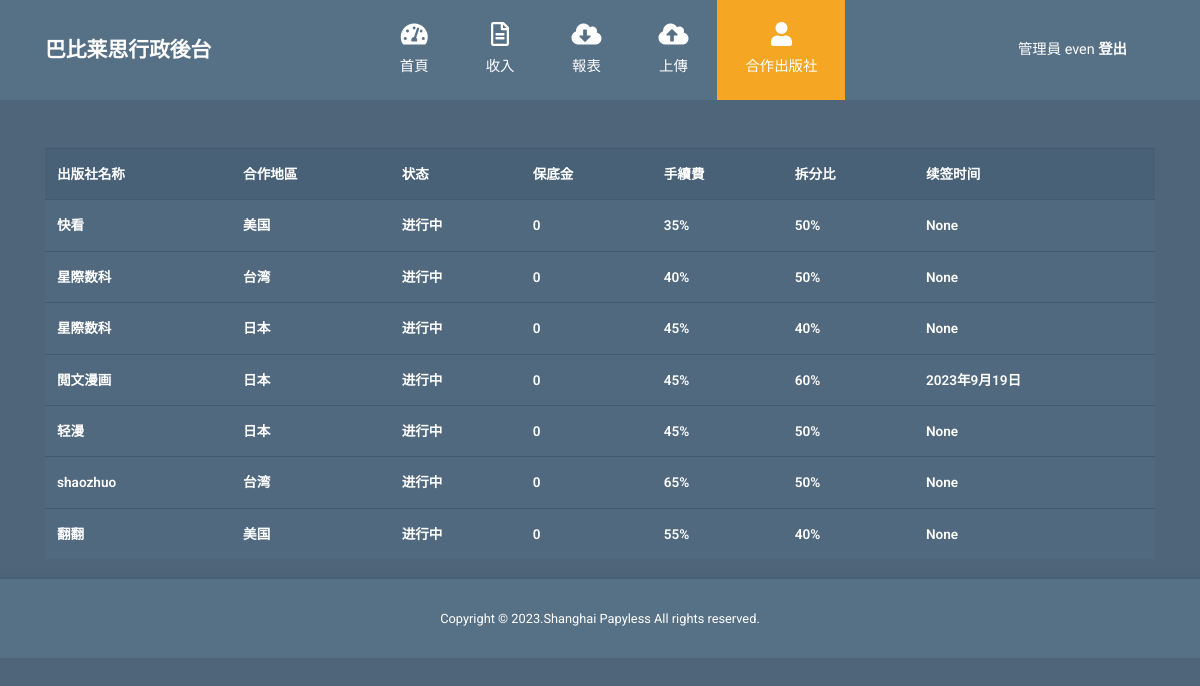
/publisher/ (signed in), run on the app's committed database.
### work/models.py (models this page shows)
class Publisher(models.Model): #资料库首字母一定要大写
    name = models.CharField(max_length=255,verbose_name='出版社名稱')
    AREA_CHOICES = [
        ('中国', '中国'),
        ('台湾', '台湾'),
        ('日本', '日本'),
        ('美国', '美国'),
    ]
    area = models.CharField(
        max_length=10,
        choices=AREA_CHOICES,
        verbose_name='合作地區'
    )
    STATUS_CHOICES = [
        ('进行中', '进行中'),
        ('到期', '到期'),
    ]
    status = models.CharField(
        max_length=10,
        choices=STATUS_CHOICES,
        verbose_name='狀態'
    )
    shelf_name = models.CharField(max_length=55,null=True, blank=True,verbose_name='上架出版社名稱')
    advance_payment = models.IntegerField(default=0,verbose_name='保底金')
    fees_percentage = models.DecimalField(max_digits=5, decimal_places=3,null=True, blank=True,verbose_name='手續費百分比 (%)')
    ratio_percentage = models.DecimalField(max_digits=5, decimal_places=3,null=True, blank=True,verbose_name='拆分比 (%)')
    cycle_months = models.IntegerField(default=0,verbose_name='付款週期(月)')
    EXCHANGE_RATE_METHOD_CHOICES = [
        ('无', '无'),
        ('中间价', '中间价'),
        ('汇款买入价', '汇款买入价'),
        ('汇款卖出价', '汇款卖出价'),
    ]
    exchange_rate_method = models.CharField(
        max_length=10,
        choices=EXCHANGE_RATE_METHOD_CHOICES,
        verbose_name='匯率方式'
    )
    renewal_time = models.DateField(null=True, blank=True,verbose_name='續簽時間')
    start_time = models.DateField(null=True, blank=True,verbose_name='合作開始時間')
    end_time = models.DateField(null=True, blank=True,verbose_name='合作結束時間')
    mark = models.CharField(max_length=255,null=True, blank=True,verbose_name='註記')

### work/views.py (the view)
# urls.py: path('publisher/' ,views.publisher, name='publisher'),
@login_required(login_url='login')
def publisher(request):
    publishers = Publisher.objects.all()
    return render(request, 'publisher.html', {'publishers': publishers})

### work/templates/publisher.html (shortened to what this page needs)
<!DOCTYPE html>
<html lang="en">
  <head>
    <link rel="stylesheet" href="../static/css/fontawesome.min.css" />
    <link rel="stylesheet" href="../static/css/bootstrap.min.css" />
    <link rel="stylesheet" href="../static/css/templatemo-style.css">
  </head>
  <body id="reportsPage">
        <nav class="navbar navbar-expand-xl">
            <div class="container h-100">
                <a class="navbar-brand" href="../admin">
                    <h1 class="tm-site-title mb-0">巴比莱思行政後台</h1>
                </a>
                <div class="collapse navbar-collapse" id="navbarSupportedContent">
                    <ul class="navbar-nav mx-auto h-100">
                        <li class="nav-item">
                            <a class="nav-link" href="{% url 'index' %}">
                                <i class="fas fa-tachometer-alt"></i>
                                首頁
                            </a>
                        </li>
                        <li class="nav-item">
                            <a class="nav-link" href="#">
                                <i class="far fa-file-alt"></i>
                                收入
                            </a>
                        </li>
                        <li class="nav-item">
                            <a class="nav-link" href="{% url 'paper' %}">
                                <i class="fas fa-cloud-download-alt"></i>
                                報表
                            </a>
                        </li>
                        <li class="nav-item">
                            <a class="nav-link" href="{% url 'update' %}">
                                <i class="fas fa-cloud-upload-alt"></i>
                                上傳
                            </a>
                        </li>
                        <li class="nav-item">
                            <a class="nav-link active" href="{% url 'publisher' %}">
                                <i class="fas fa-user"></i>
                                合作出版社
                            </a>
                        </li>
                    </ul>
                    <ul class="navbar-nav">
                        <li class="nav-item">
                            <a class="nav-link d-block" href="{% url 'login' %}">
                              {{user.last_name}} {{user.username}} <b>登出</b>
                            </a>
                        </li>
                    </ul>
                </div>
            </div>
        </nav>
    <div class="container mt-5">
              <table class="table table-hover tm-table-small tm-product-table">
                <thead>
                  <tr>
                    <th scope="col">出版社名称</th>
                    <th scope="col">合作地區</th>
                    <th scope="col">状态</th>
                    <th scope="col">保底金</th>
                    <th scope="col">手續費</th>
                    <th scope="col">拆分比</th>
                    <th scope="col">续签时间</th>
                  </tr>
                </thead>
                <tbody>
                  {% for publisher in publishers %}
                  <tr>
                    <td>{{publisher.name}}</td>
                    <td>{{publisher.area}}</td>
                    <td>{{publisher.status}}</td>
                    <td>{{publisher.advance_payment}}</td>
                    <td>{% widthratio publisher.fees_percentage 1 100 %}%</td>
                    <td>{% widthratio publisher.ratio_percentage 1 100 %}%</td>
                    <td>{{publisher.renewal_time}}</td>
                  </tr>
                  {% endfor %}
                </tbody>
              </table>
    </div>
    <footer class="tm-footer row tm-mt-small">
      <div class="col-12 font-weight-light">
        <p class="text-center text-white mb-0 px-4 small">
          Copyright &copy; 2023.Shanghai Papyless All rights reserved.
        </p>
      </div>
    </footer>
  </body>
</html>

### work/static/css/templatemo-style.css (style rules this page uses)
html { font-size: 16px; overflow-x: hidden; }
body { font-family: Roboto, Helvetica, Arial, sans-serif; background-color: #4e657a; overflow-x: hidden; }
a { transition: all 0.3s ease; }
.navbar-brand { display: flex; align-items: center; }
.tm-site-title { display: inline-block; text-transform: uppercase; font-size: 1.3rem; font-weight: 700; color: #fff; }
.navbar { height: 100px; background-color: #567086; padding: 0; }
.navbar .container { position: relative; }
.tm-mt-small { margin-top: 20px; }
.nav-link { color: #fff; height: 100%; display: flex; align-items: center; justify-content: center; flex-direction: column; font-size: 90%; }
.nav-link > i { margin-bottom: 10px; margin-right: 0; font-size: 1.5rem; }
.dropdown-item, .nav-link { padding: 15px 20px; }
.navbar-nav .active > .nav-link, .navbar-nav .nav-link.active { background-color: #f5a623; color: #fff; }
.navbar-nav .nav-link.active i { color: #fff; }
.nav-item { text-align: center; }
.nav-item:last-child { margin-right: 0; }
.table { background-color: #50697f; color: #fff; font-size: 85%; margin-bottom: 0; }
thead { background-color: #486177; color: #fff; }
.table thead th { border-bottom: 0; }
.table td, .table th { border-top: 1px solid #415a70; padding: 15px 25px; vertical-align: middle; }
.tm-table-small td, .tm-table-small th { padding-left: 12px; padding-right: 12px; }
.table-hover tbody tr { transition: all 0.2s ease; }
.tm-product-table tr { font-weight: 600; }
.tm-footer { background-color: #567086; padding-top: 30px; padding-bottom: 30px; -webkit-box-shadow: 0 -3px 5px 0 rgba(69, 92, 113, 0.59); -moz-box-shadow: 0 -3px 5px 0 rgba(69, 92, 113, 0.59); box-shadow: 0 -3px 5px 0 rgba(69, 92, 113, 0.59); }
@media (min-width: 1200px) { .navbar-expand-xl .navbar-nav .nav-link { padding-left: 28px; padding-right: 28px; } }
@media (min-width: 1200px) { .navbar-collapse { height: 100%; } }
@media (max-width: 1275px) and (min-width: 1200px) { .nav-item { margin-right: 15px; } }
@media (max-width: 1350px) { .nav-item { margin-right: 1px; } }

### data on the page
Publisher: name "快看", area "美国", status "进行中", advance_payment "0", fees_percentage "35", ratio_percentage "50", renewal_time "None"
Publisher: name "星際数科", area "台湾", status "进行中", advance_payment "0", fees_percentage "40", ratio_percentage "50", renewal_time "None"
Publisher: name "星際数科", area "日本", status "进行中", advance_payment "0", fees_percentage "45", ratio_percentage "40", renewal_time "None"
Publisher: name "閲文漫画", area "日本", status "进行中", advance_payment "0", fees_percentage "45", ratio_percentage "60", renewal_time "2023年9月19日"
Publisher: name "轻漫", area "日本", status "进行中", advance_payment "0", fees_percentage "45", ratio_percentage "50", renewal_time "None"
Publisher: name "shaozhuo", area "台湾", status "进行中", advance_payment "0", fees_percentage "65", ratio_percentage "50", renewal_time "None"
Publisher: name "翻翻", area "美国", status "进行中", advance_payment "0", fees_percentage "55", ratio_percentage "40", renewal_time "None"

### other printed values
{{ user.last_name }} "管理員"
{{ user.username }} "even"
